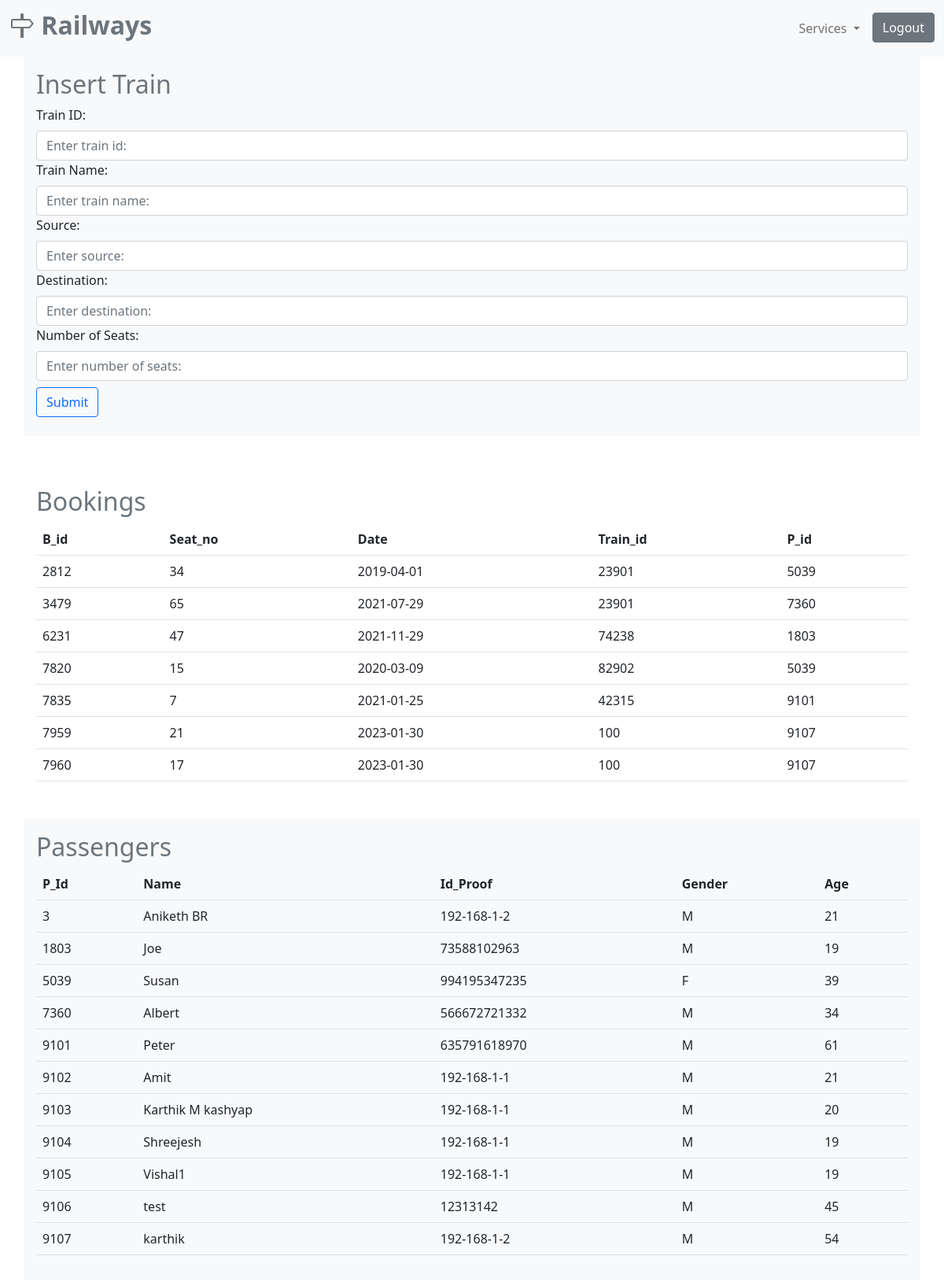
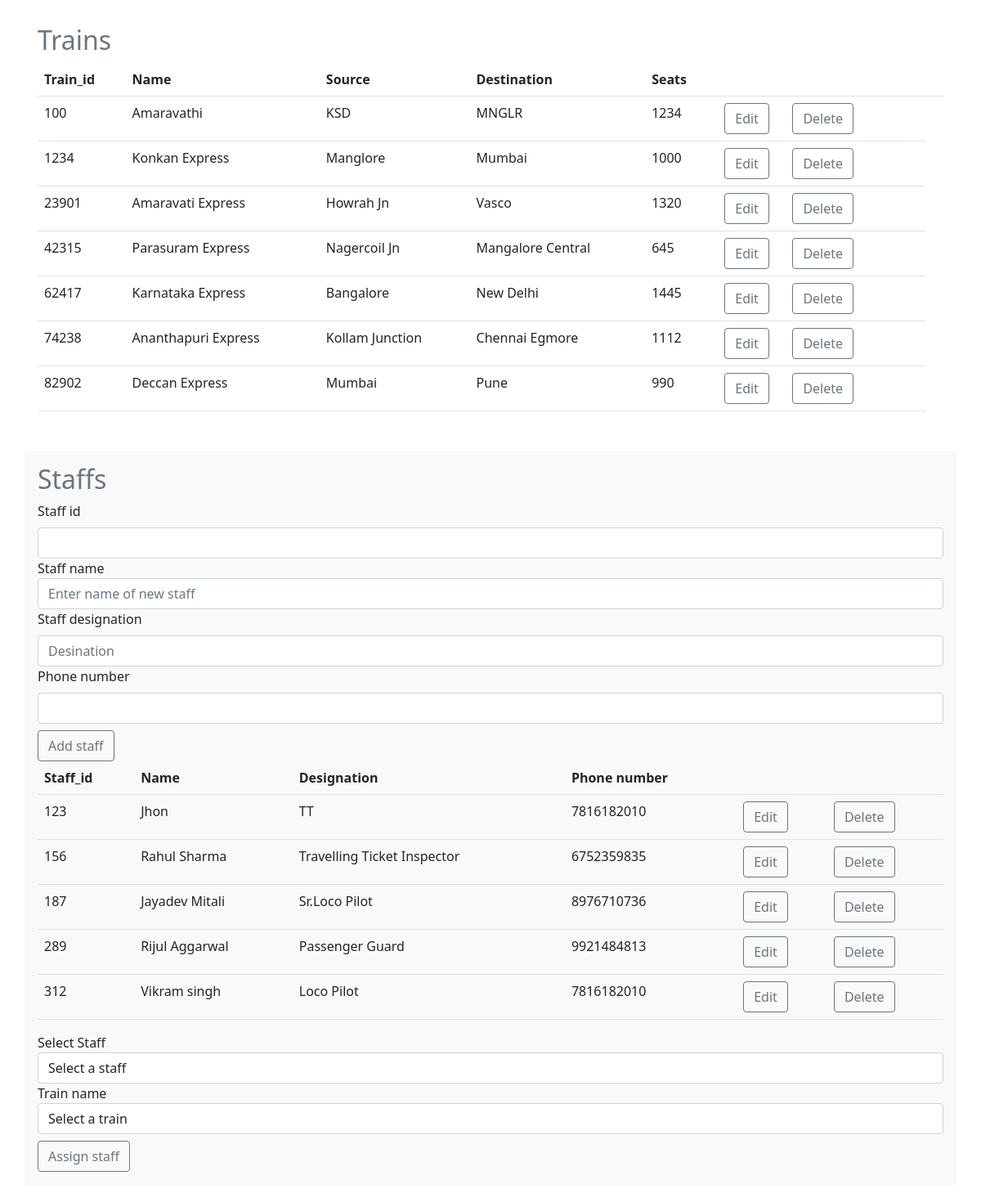
Screenshot of /php/admin.php with the database file from the repository (2 pictures, top to bottom).
### tables this page shows
CREATE TABLE `booking` (
  `B_id` int(11) NOT NULL,
  `Seat_No` int(11) NOT NULL,
  `Date` date NOT NULL,
  `Train_id` int(11) DEFAULT NULL,
  `P_id` int(11) DEFAULT NULL,
  `bookedTime` timestamp NULL DEFAULT NULL
);

CREATE TABLE `passenger` (
  `P_id` int(11) NOT NULL,
  `Id_Proof` varchar(12) DEFAULT NULL,
  `Name` varchar(30) NOT NULL,
  `Gender` char(1) NOT NULL,
  `Age` int(11) NOT NULL,
  `Phone` bigint(10) NOT NULL
);

CREATE TABLE `train` (
  `Train_id` int(11) NOT NULL,
  `Train_name` varchar(50) NOT NULL,
  `Source` varchar(50) NOT NULL,
  `Destination` varchar(50) NOT NULL,
  `No_of_seats` int(11) NOT NULL,
  `Seat_booked` int(11) NOT NULL
);

CREATE TABLE `staff` (
  `Staff_id` int(11) NOT NULL,
  `Name` varchar(20) NOT NULL,
  `Designation` varchar(40) NOT NULL,
  `Phone_No` decimal(10,0) DEFAULT NULL
);

### php/admin.php (the view, shortened to what this page needs)
<?php
    require('connection.php');
?>
<!DOCTYPE html>
<html lang="en">
<head>
    <link href="https://cdn.jsdelivr.net/npm/bootstrap@5.1.3/dist/css/bootstrap.min.css" rel="stylesheet">
    <link rel="stylesheet" href="https://cdn.jsdelivr.net/npm/bootstrap-icons@1.7.1/font/bootstrap-icons.css">
</head>
<body>
    <nav class="navbar navbar-expand-md navbar-light bg-light fixed-top">
        <div class="container-xxl">
            <a href="#" class="navbar-brand">
                <span class="fw-bold text-secondary">
                    <h2 class="fw-bold"><i class="bi bi-signpost"></i>  Railways</h2>
                </span>
            </a>
            <div class="collapse navbar-collapse justify-content-end align-center" id="main-nav">
                <ul class="navbar-nav my-2">
                <li class="nav-item dropdown">
                        <a class="nav-link dropdown-toggle" href="#" id="navbarDropdown" role="button" data-bs-toggle="dropdown" aria-expanded="false">
                        Services
                        </a>
                </li>
                <li class="nav-item">
                <a  href="admin_login.php" class="d-none d-md-block ms-2 btn btn-secondary btn-outlined-white text-white">Logout</a>
                </li>
            </ul>
      </div>
        </div>
    </nav>
    <section id="Insert_train">
        <div class="container-md align-items-center mt-5 bg-light p-3 justify-content-center">
        <div class="display-6 mt-4 text-muted">
            <h2>Insert Train</h2>
        </div>
        <form method="POST">
                <label for="t_id" class="form-label">Train ID:</label>
                <input type="text" class="form-control" name="t_id" id="t_id" required placeholder="Enter train id:">
                <label for="t_name" class="form-label">Train Name:</label>
                <input id="t_name" type="text" name="t_name" class="form-control" required placeholder="Enter train name:">
                <label for="source" class="form-label">Source:</label>
                <input type="text" class="form-control" name="source" id="source" required placeholder="Enter source:">
                <label for="dest" class="form-label">Destination:</label>
                <input type="text" class="form-control" name="dest" id="dest" required placeholder="Enter destination:">
                <label for="no_of_seats" class="form-label">Number of Seats:</label>
                <input type="text" class="form-control" name="no_of_seats" id="no_of_seats" required placeholder="Enter number of seats:">
                <input type="submit" value="Submit" name="submit" class="btn my-2 btn-outline-primary">
            </form>
        </div>
    </section>
    <section id="bookings">
    <div class="container-md  align-items-center mt-5 p-3 justify-content-center">
        <div class="display-6 text-muted">
            <h2>Bookings</h2>
        </div>
        <table class="table">
            <tr>
                <th>B_id</th>
                <th>Seat_no</th>
                <th>Date</th>
                <th>Train_id</th>
                <th>P_id</th>
            </tr>
            <?php
            $res=mysqli_query($con,'select * from booking');
            $i=1;
                while($row=mysqli_fetch_assoc($res)){ ?>
                <tr>
                    <td><?php echo $row['B_id']?></td>
                    <td><?php echo $row['Seat_No']?></td>
                    <td><?php echo $row['Date']?></td>
                    <td><?php echo $row['Train_id']?></td>
                    <td><?php echo $row['P_id']?></td>
                </tr>
                    <?php
                $i++; } ?>
        </table>
    </div>
    </section>
    <section id="passengers">
    <div class="container-md bg-light align-items-center my-3  p-3 justify-content-center">
        <div class="display-6 text-muted">
            <h2>Passengers</h2>
        </div>
        <table class="table">
            <tr>
                <th>P_Id</th>
                <th>Name</th>
                <th>Id_Proof</th>
                <th>Gender</th>
                <th>Age</th>
            </tr>
            <?php
            $res=mysqli_query($con,'select * from passenger');
            $i=1;
                while($row=mysqli_fetch_assoc($res)){ ?>
                <tr>
                    <td><?php echo $row['P_id']?></td>
                    <td><?php echo $row['Name']?></td>
                    <td><?php echo $row['Id_Proof']?></td>
                    <td><?php echo $row['Gender']?></td>
                    <td><?php echo $row['Age']?></td>
                </tr>
                    <?php
                $i++; } ?>
        </table>
    </div>
    </section>
    <section id="trains">
    <div class="container-md my-3 align-items-center  p-3 justify-content-center">
        <div class="display-6 text-muted">
            <h2>Trains</h2>
        </div>
        <table class="table">
            <tr>
                <th>Train_id</th>
                <th>Name</th>
                <th>Source</th>
                <th>Destination</th>
                <th>Seats</th>
                <th></th>
                <th></th>
            </tr>
            <?php
            $res=mysqli_query($con,'select * from train');
            $i=1;
                while($row=mysqli_fetch_assoc($res)){ ?>
                <tr>
                    <td><?php echo $row['Train_id']?></td>
                    <td><?php echo $row['Train_name']?></td>
                    <td><?php echo $row['Source']?></td>
                    <td><?php echo $row['Destination']?></td>
                    <td><?php echo $row['No_of_seats']?></td>
                    <td>
                        <a class="btn btn-outline-secondary mx-2"  href="edit.php?id=<?php
                        echo $row['Train_id']?>">Edit</a>&nbsp&nbsp
                        <a class="btn btn-outline-secondary mx-2"  href="delete.php?id=<?php
                        echo $row['Train_id'] ?>">Delete</a>
                     </td>
                </tr>
                    <?php
                $i++; } ?>
        </table>
    </div>
    </section>
    <section id="staffs">
        <div class="container-md my-3 p-3 justify-content-center align-items-center bg-light">
            <div class="display-6 text-muted">
                <h2>Staffs</h2>
            </div>
            <div>
                <form method="POST">
                    <label for="staff_id" class="form-label">Staff id</label>
                    <input type="number" id="staff_id" name="staff_id" class="form-control" required >
                    <label for="staff_name" class="form-lable">Staff name</label>
                    <input type="text" id="staff_name" name="staff_name" class="form-control" required placeholder="Enter name of new staff">
                    <label for="designation" class="form-label">Staff designation</label>
                    <input type="text" id="designation" name="designation" class="form-control" required placeholder="Desination">
                    <label for="phone" class="form-label">Phone number</label>
                    <input type="number" id="phone" name="phone" class="form-control" required>
                    <input type="submit" value="Add staff" name="add_staff" class="btn mt-2 btn-outline-secondary">
                </form>
            </div>
            <table class="table">
                <tr class="fw-bold">
                    <td>Staff_id</td>
                    <td>Name</td>
                    <td>Designation</td>
                    <td>Phone number</td>
                    <td></td>
                    <td></td>
                </tr>
                 <?php
                    $res=mysqli_query($con,"select * from staff");
                    while($row=mysqli_fetch_assoc($res)){
                ?>
                    <tr>
                        <td><?php echo $row['Staff_id']?></td>
                        <td><?php echo $row['Name']?></td>
                        <td><?php echo $row['Designation']?></td>
                        <td><?php echo $row['Phone_No']?></td>
                        <td><a href="staff_edit.php?id=<?php echo $row['Staff_id']?>" class="btn  btn-outline-secondary">Edit</a></td>
                        <td><a href="staff_delete.php?id=<?php echo $row['Staff_id']?>" class="btn  btn-outline-secondary">Delete</a></td>
                    </tr>
                <?php
                    }
                ?>
            </table>
            <div>
                <form method="POST" class="form">
                <label for="staff" label="form-label">Select Staff</label>
                    <select name="staff" id="staff" class="form-control">
                        <option disabled selected hidden>Select a staff </option>
                    </select>
                    <label for="train">Train name</label>
                    <select name="train" id="train" class="form-control">
                    <option disabled selected hidden>Select a train</option>
                    </select>
                    <input type="submit" value="Assign staff" name="assign_staff" class="btn mt-2 btn-outline-secondary">
                </form>
            </div>
    </div>
    </section>
</body>
</html>

### rows the page displays
booking: B_id "2812", Seat_No "34", Date "2019-04-01", Train "23901", P "5039"
booking: B_id "3479", Seat_No "65", Date "2021-07-29", Train "23901", P "7360"
booking: B_id "6231", Seat_No "47", Date "2021-11-29", Train "74238", P "1803"
booking: B_id "7820", Seat_No "15", Date "2020-03-09", Train "82902", P "5039"
booking: B_id "7835", Seat_No "7", Date "2021-01-25", Train "42315", P "9101"
booking: B_id "7959", Seat_No "21", Date "2023-01-30", Train "100", P "9107"
booking: B_id "7960", Seat_No "17", Date "2023-01-30", Train "100", P "9107"
passenger: P_id "3", Name "Aniketh BR", Id_Proof "192-168-1-2", Gender "M", Age "21"
passenger: P_id "1803", Name "Joe", Id_Proof "73588102963", Gender "M", Age "19"
passenger: P_id "5039", Name "Susan", Id_Proof "994195347235", Gender "F", Age "39"
passenger: P_id "7360", Name "Albert", Id_Proof "566672721332", Gender "M", Age "34"
passenger: P_id "9101", Name "Peter", Id_Proof "635791618970", Gender "M", Age "61"
passenger: P_id "9102", Name "Amit", Id_Proof "192-168-1-1", Gender "M", Age "21"
passenger: P_id "9103", Name "Karthik M kashyap", Id_Proof "192-168-1-1", Gender "M", Age "20"
passenger: P_id "9104", Name "Shreejesh", Id_Proof "192-168-1-1", Gender "M", Age "19"
passenger: P_id "9105", Name "Vishal1", Id_Proof "192-168-1-1", Gender "M", Age "19"
passenger: P_id "9106", Name "test", Id_Proof "12313142", Gender "M", Age "45"
passenger: P_id "9107", Name "karthik", Id_Proof "192-168-1-2", Gender "M", Age "54"
train: Train_id "100", Train_name "Amaravathi", Source "KSD", Destination "MNGLR", No_of_seats "1234"
train: Train_id "1234", Train_name "Konkan Express", Source "Manglore", Destination "Mumbai", No_of_seats "1000"
train: Train_id "23901", Train_name "Amaravati Express", Source "Howrah Jn", Destination "Vasco", No_of_seats "1320"
train: Train_id "42315", Train_name "Parasuram Express", Source "Nagercoil Jn", Destination "Mangalore Central", No_of_seats "645"
train: Train_id "62417", Train_name "Karnataka Express", Source "Bangalore", Destination "New Delhi", No_of_seats "1445"
train: Train_id "74238", Train_name "Ananthapuri Express", Source "Kollam Junction", Destination "Chennai Egmore", No_of_seats "1112"
train: Train_id "82902", Train_name "Deccan Express", Source "Mumbai", Destination "Pune", No_of_seats "990"
staff: Staff_id "123", Name "Jhon", Designation "TT", Phone_No "7816182010"
staff: Staff_id "156", Name "Rahul Sharma", Designation "Travelling Ticket Inspector", Phone_No "6752359835"
staff: Staff_id "187", Name "Jayadev Mitali", Designation "Sr.Loco Pilot", Phone_No "8976710736"
staff: Staff_id "289", Name "Rijul Aggarwal", Designation "Passenger Guard", Phone_No "9921484813"
staff: Staff_id "312", Name "Vikram singh", Designation "Loco Pilot", Phone_No "7816182010"
